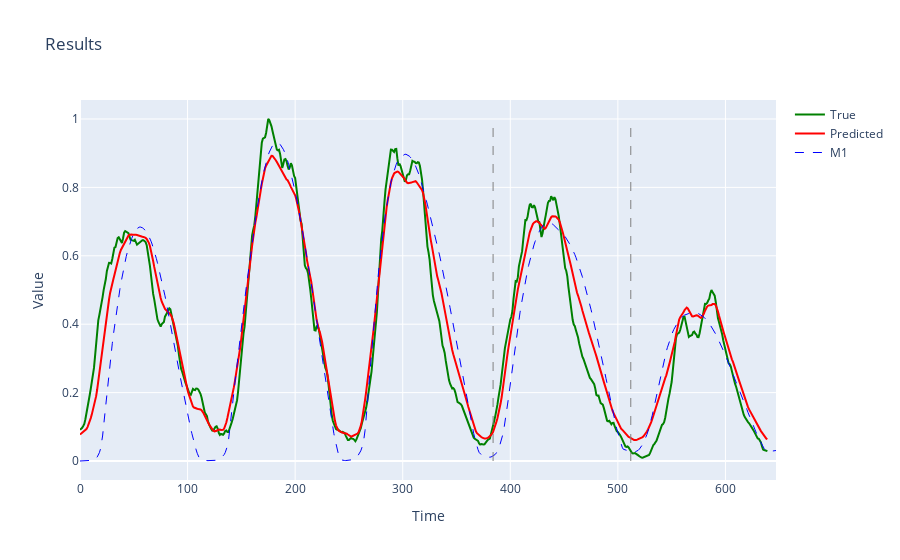

The cell this chart's notebook holds for it:
### Markdown cell above
# Results

### Code cell
model.eval()
x = data.X.to(device)
y = data.y.to(device)
preds = model(x.to(device)).squeeze(1)

fig = go.Figure()
fig.add_trace(go.Scatter(y=y.cpu().numpy(), name='True', mode='lines', line=dict(color='green')))
fig.add_trace(go.Scatter(y=preds.detach().cpu().numpy(), name='Predicted', mode='lines', line=dict(color='red')))
# train-val line
fig.add_shape(type='line', x0=0.6 * len(x), x1=0.6 * len(x), y0=0, y1=1, line=dict(color='gray', width=1, dash='dash'))
fig.add_shape(type='line', x0=0.8 * len(x), x1=0.8 * len(x), y0=0, y1=1, line=dict(color='gray', width=1, dash='dash'))
# add M1
fig.add_trace(go.Scatter(y=model_series, name='M1', mode='lines', line=dict(color='blue', dash='dash', width=1)))
fig.update_layout(title='Results', xaxis_title='Time', yaxis_title='Value')
fig.show()

### Figure 1 — Plotly figure (JSON) as saved in the notebook; plotly's stock layout.template omitted (floating-point values rounded to 4 significant figures; data arrays with more than 128 entries replaced by an {"elided": "..."} marker saying what was removed)
{"data": [{"line": {"color": "green"}, "mode": "lines", "name": "True", "type": "scatter", "y": {"elided": "640 float values"}}, {"line": {"color": "red"}, "mode": "lines", "name": "Predicted", "type": "scatter", "y": {"elided": "640 float values"}}, {"line": {"color": "blue", "dash": "dash", "width": 1}, "mode": "lines", "name": "M1", "type": "scatter", "y": {"elided": "648 float values"}}], "layout": {"shapes": [{"line": {"color": "gray", "dash": "dash", "width": 1}, "type": "line", "x0": 384, "x1": 384, "y0": 0, "y1": 1}, {"line": {"color": "gray", "dash": "dash", "width": 1}, "type": "line", "x0": 512, "x1": 512, "y0": 0, "y1": 1}], "title": {"text": "Results"}, "xaxis": {"title": {"text": "Time"}}, "yaxis": {"title": {"text": "Value"}}}}
